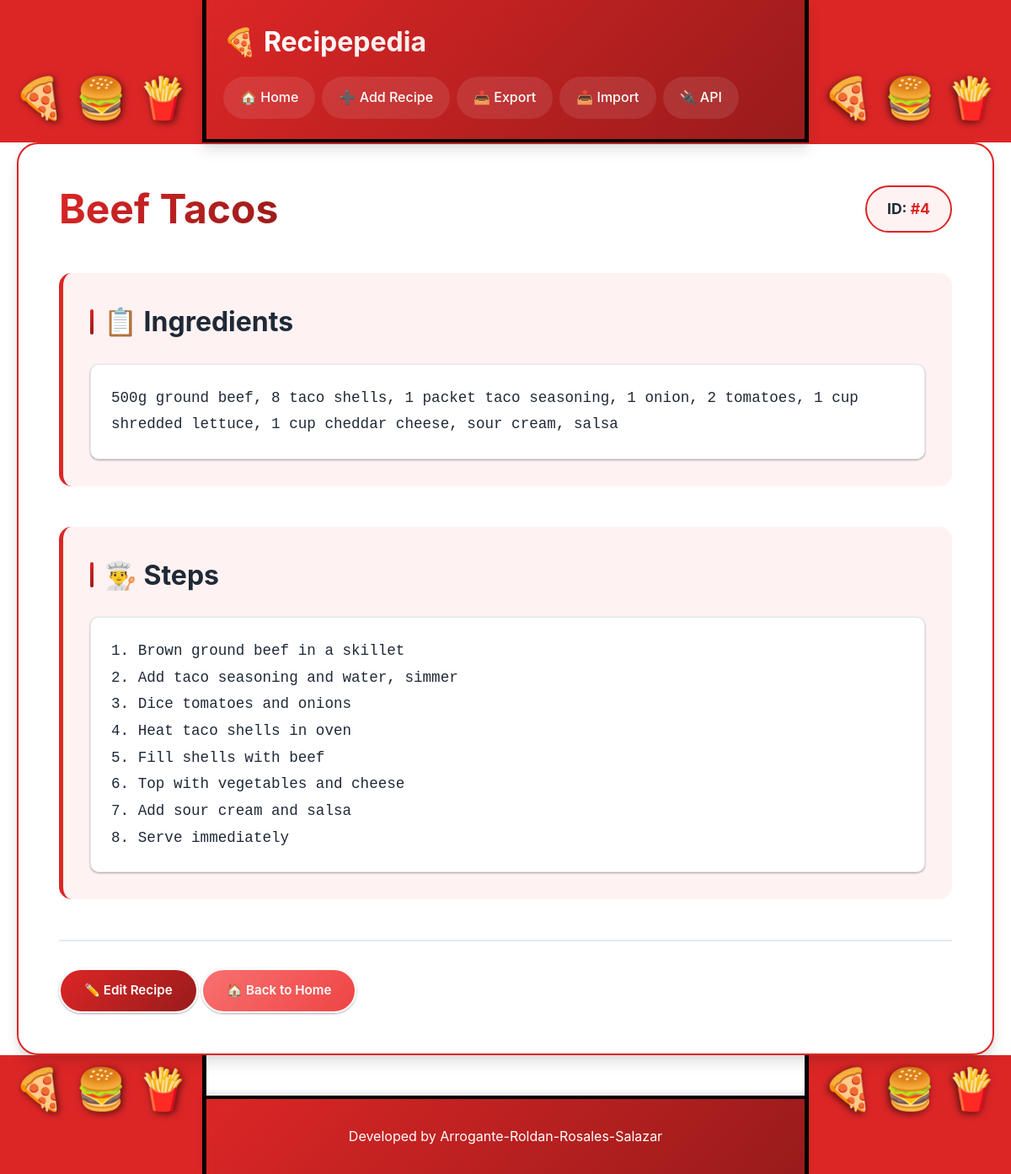
/view_recipe.php?id=4, run on the app's committed database.
### tables this page shows
CREATE TABLE IF NOT EXISTS recipes (
    id INT AUTO_INCREMENT PRIMARY KEY,
    title VARCHAR(255) NOT NULL,
    ingredients TEXT NOT NULL,
    steps TEXT NOT NULL,
    image_path VARCHAR(500) DEFAULT NULL,
    created_at TIMESTAMP DEFAULT CURRENT_TIMESTAMP,
    updated_at TIMESTAMP DEFAULT CURRENT_TIMESTAMP ON UPDATE CURRENT_TIMESTAMP
);

### classes/RecipeManager.php (called while the page is built, shortened)
<?php
require_once 'Recipe.php';
require_once __DIR__ . '/../config/database.php';
class RecipeManager {
    private $conn;
    public function __construct() {
        $database = new Database();
        $this->conn = $database->getConnection();
    }
    public function getRecipeById($id) {
        $query = "SELECT * FROM recipes WHERE id = :id LIMIT 1";
        $stmt = $this->conn->prepare($query);
        $stmt->bindParam(':id', $id);
        $stmt->execute();
        $row = $stmt->fetch(PDO::FETCH_ASSOC);
        if ($row) {
            return Recipe::fromArray($row);
        }
        return null;
    }
}

### config/database.php (called while the page is built, shortened)
<?php
class Database {
    private $host = 'localhost';
    private $db_name = 'recipepedia';
    private $username = 'root';
    private $password = '';
    public function getConnection() {
        $this->conn = null;
        try {
            $this->conn = new PDO(
                "mysql:host=" . $this->host . ";dbname=" . $this->db_name,
                $this->username,
                $this->password
            );
            $this->conn->setAttribute(PDO::ATTR_ERRMODE, PDO::ERRMODE_EXCEPTION);
        } catch(PDOException $e) {
            echo "Connection Error: " . $e->getMessage();
        }
        return $this->conn;
    }
}

### classes/Recipe.php (called while the page is built, shortened)
<?php
class Recipe {
    private $id;
    private $title;
    private $ingredients;
    private $steps;
    public function __construct($id = null, $title = '', $ingredients = '', $steps = '', $image_path = null) {
        $this->id = $id;
        $this->title = $title;
        $this->ingredients = $ingredients;
        $this->steps = $steps;
    }
    public function getId() { return $this->id; }
    public function getTitle() { return $this->title; }
    public function getIngredients() { return $this->ingredients; }
    public function getSteps() { return $this->steps; }
    public static function fromArray($data) {
        $recipe = new Recipe();
        if (isset($data['id'])) $recipe->id = $data['id'];
        if (isset($data['title'])) $recipe->title = $data['title'];
        if (isset($data['ingredients'])) $recipe->ingredients = $data['ingredients'];
        if (isset($data['steps'])) $recipe->steps = $data['steps'];
        if (isset($data['created_at'])) $recipe->created_at = $data['created_at'];
        if (isset($data['updated_at'])) $recipe->updated_at = $data['updated_at'];
        return $recipe;
    }
}

### view_recipe.php (the view, shortened to what this page needs)
<?php
require_once 'config/database.php';
require_once 'classes/Recipe.php';
require_once 'classes/RecipeManager.php';
require_once 'includes/header.php';
$recipeManager = new RecipeManager();
$recipe = $recipeManager->getRecipeById($_GET['id']);
?>
<div class="recipe-view">
    <div style="display: flex; justify-content: space-between; align-items: center; margin-bottom: 1rem; flex-wrap: wrap; gap: 1rem;">
        <h1 style="margin: 0;"><?php echo htmlspecialchars($recipe->getTitle()); ?></h1>
        <div style="background: var(--bg-light); padding: 0.75rem 1.5rem; border-radius: 50px; border: 2px solid var(--picnic-red);">
            <strong style="color: var(--text-dark); font-size: 1.1rem;">ID: <span style="color: var(--primary-color);">#<?php echo $recipe->getId(); ?></span></strong>
        </div>
    </div>
    <div class="section">
        <h2>📋 Ingredients</h2>
        <pre><?php echo htmlspecialchars($recipe->getIngredients()); ?></pre>
    </div>
    <div class="section">
        <h2>👨‍🍳 Steps</h2>
        <pre><?php echo htmlspecialchars($recipe->getSteps()); ?></pre>
    </div>
    <div class="actions" style="margin-top: 2rem; padding-top: 2rem; border-top: 2px solid #e2e8f0;">
        <a href="edit_recipe.php?id=<?php echo $recipe->getId(); ?>" class="btn btn-primary">✏️ Edit Recipe</a>
        <a href="index.php" class="btn btn-secondary">🏠 Back to Home</a>
    </div>
</div>
<?php require_once 'includes/footer.php'; ?>

### assets/css/style.css (style rules this page uses)
* { margin: 0; padding: 0; box-sizing: border-box; }
:root { --primary-color: #dc2626; --primary-dark: #b91c1c; --secondary-color: #991b1b; --accent-color: #ef4444; --success-color: #16a34a; --danger-color: #dc2626; --warning-color: #f59e0b; --text-dark: #1f2937; --text-light: #6b7280; --bg-light: #fef2f2; --bg-white: #ffffff; --picnic-red: #dc2626; --picnic-white: #ffffff; --shadow-sm: 0 1px 3px rgba(0,0,0,0.12), 0 1px 2px rgba(0,0,0,0.24); --shadow-md: 0 4px 6px rgba(0,0,0,0.1), 0 2px 4px rgba(0,0,0,0.06); --shadow-lg: 0 10px 15px rgba(0,0,0,0.1), 0 4px 6px rgba(0,0,0,0.05); --shadow-xl: 0 20px 25px rgba(0,0,0,0.15), 0 10px 10px rgba(0,0,0,0.04); }
body { font-family: -apple-system, BlinkMacSystemFont, 'Segoe UI', Roboto, 'Helvetica Neue', Arial, sans-serif; line-height: 1.6; color: var(--text-dark); background: var(--picnic-white); min-height: 100vh; position: relative; overflow-x: hidden; }
body::before { content: ''; position: fixed; top: 0; left: 0; width: 20%; height: 100%; background: var(--picnic-red); z-index: 0; pointer-events: none; border-right: 5px solid #000000; }
body::after { content: ''; position: fixed; top: 0; right: 0; width: 20%; height: 100%; background: var(--picnic-red); z-index: 0; pointer-events: none; border-left: 5px solid #000000; }
.btn { padding: 0.75rem 1.75rem; text-decoration: none; border-radius: 50px; display: inline-flex; align-items: center; justify-content: center; gap: 0.5rem; transition: all 0.3s ease; border: none; cursor: pointer; font-size: 0.95rem; font-weight: 600; box-shadow: var(--shadow-sm); position: relative; overflow: hidden; }
.btn::before { content: ''; position: absolute; top: 50%; left: 50%; width: 0; height: 0; border-radius: 50%; background: rgba(255, 255, 255, 0.3); transform: translate(-50%, -50%); transition: width 0.6s, height 0.6s; }
.btn-primary { background: linear-gradient(135deg, var(--primary-color) 0%, var(--secondary-color) 100%); color: white; border: 2px solid var(--picnic-white); }
.btn-secondary { background: linear-gradient(135deg, #f87171 0%, #ef4444 100%); color: white; border: 2px solid var(--picnic-white); }
.recipe-view { background: var(--bg-white); padding: 3rem; border-radius: 25px; box-shadow: var(--shadow-lg); animation: fadeInUp 0.6s ease; border: 2px solid var(--picnic-red); position: relative; z-index: 1; }
.recipe-view h1 { color: var(--text-dark); margin-bottom: 1.5rem; font-size: 3rem; font-weight: 700; background: linear-gradient(135deg, var(--primary-color) 0%, var(--secondary-color) 100%); -webkit-background-clip: text; -webkit-text-fill-color: transparent; background-clip: text; line-height: 1.2; }
.recipe-view .section { margin: 3rem 0; padding: 2rem; background: var(--bg-light); border-radius: 15px; border-left: 5px solid var(--primary-color); }
.recipe-view .section h2 { color: var(--text-dark); margin-bottom: 1.5rem; font-size: 2rem; font-weight: 700; display: flex; align-items: center; gap: 0.75rem; }
.recipe-view .section h2::before { content: ''; width: 4px; height: 30px; background: linear-gradient(135deg, var(--primary-color) 0%, var(--secondary-color) 100%); border-radius: 2px; }
.recipe-view .section p, .recipe-view .section pre { white-space: pre-wrap; line-height: 1.8; color: var(--text-dark); font-size: 1.1rem; background: white; padding: 1.5rem; border-radius: 10px; box-shadow: var(--shadow-sm); }
pre { white-space: pre-wrap; word-wrap: break-word; background: white; padding: 1rem; border-radius: 8px; font-size: 0.9rem; line-height: 1.6; color: var(--text-dark); border: 1px solid #e2e8f0; }

### data on the page
recipes: title "Beef Tacos", id "4", ingredients "500g ground beef, 8 taco shells, 1 packet taco seasoning, 1 onion, 2 tomatoes, 1 cup shredded lettuce, 1 cup cheddar cheese, sour cream, salsa", steps "1. Brown ground beef in a skillet 2. Add taco seasoning and water, simmer 3. Dice tomatoes and onions 4. Heat taco shells in oven 5. Fill shells with beef 6. Top with vegetables and cheese 7. Add sour cream and salsa 8. Serve immediately"
